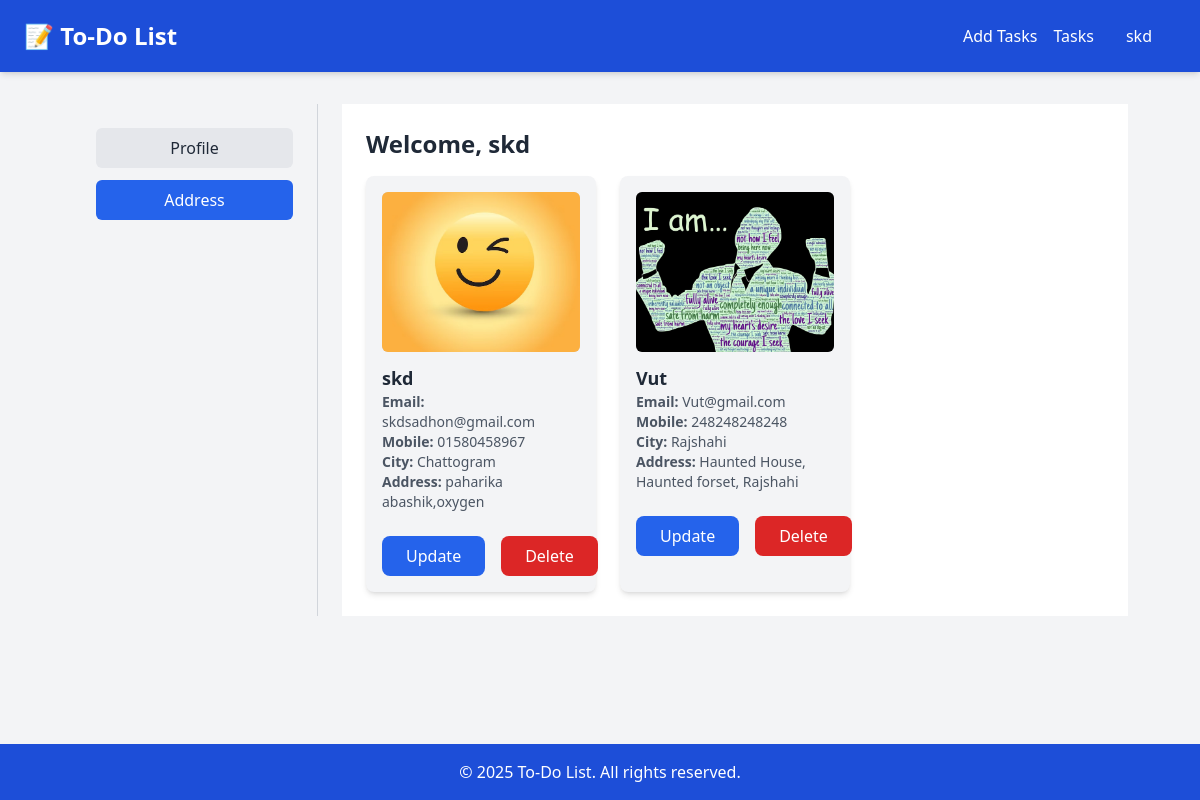
/profile/ (signed in), run on the app's committed database.
### task/models.py (models this page shows, shortened)
class Customer(models.Model):
    user = models.ForeignKey(User, on_delete=models.CASCADE)
    name = models.CharField(max_length=100)
    email = models.EmailField(unique=True)
    mobile = models.CharField(max_length=20)
    city = models.CharField(max_length=20, choices=BANGLADESH_STATES)
    address = models.TextField(default='')
    image = models.ImageField(upload_to='customer_images/', blank=True, null=True)

### task/views.py (the view)
# urls.py: path('profile/',CustomerProfileView.as_view(), name='profile'),
class CustomerProfileView(View):
    def get(self, request):
        customer= Customer.objects.filter(user= request.user)
        return render(request, 'task/profile.html', locals())

### task/templates/task/profile.html (shortened to what this page needs)
{% extends 'task/base.html' %}
{% load static %}
{% block main-content %}
<div class="grid grid-cols-1 md:grid-cols-4 gap-6 p-6">
    <div class="bg-gray-100 border-r border-gray-300 p-6 md:col-span-1">
        <ul class="space-y-3">
            <li>
                <a href="{% url 'create-profile' %}" class="block w-full text-center bg-gray-200 text-gray-800 py-2 rounded-md hover:bg-gray-300 transition">
                    Profile
                </a>
            </li>
            <li>
                <a href="{% url 'profile' %}" class="block w-full text-center bg-blue-600 text-white py-2 rounded-md hover:bg-blue-700 transition">
                    Address
                </a>
            </li>
        </ul>
    </div>
    <div class="bg-white p-6 md:col-span-3">
        <div class="max-w-4xl mx-auto">
            <h2 class="text-2xl font-bold text-gray-800 mb-4 text-center md:text-left">Welcome, {{ request.user }}</h2>
            <div class="grid grid-cols-1 sm:grid-cols-2 lg:grid-cols-3 gap-6">
                {% for customer in customer %}
                <div class="bg-gray-100 p-4 rounded-lg shadow-md w-full">
                    <div class="h-40 w-full bg-gray-300 flex items-center justify-center rounded-md overflow-hidden">
                        {% if customer.image %}
                        <img src="{{ customer.image.url }}" alt="Profile Image" class="w-full h-full object-cover">
                        {% else %}
                        <span class="text-gray-500">No Image</span>
                        {% endif %}
                    </div>
                    <div class="mt-3 text-center md:text-left">
                        <h3 class="text-lg font-semibold text-gray-800">{{ customer.name }}</h3>
                        <p class="text-sm text-gray-600"><strong>Email:</strong> {{ customer.email }}</p>
                        <p class="text-sm text-gray-600"><strong>Mobile:</strong> {{ customer.mobile }}</p>
                        <p class="text-sm text-gray-600"><strong>City:</strong> {{ customer.city }}</p>
                        <p class="text-sm text-gray-600"><strong>Address:</strong> {{ customer.address }}</p>
                    </div>
                    <div class="mt-6 flex flex-col sm:flex-row sm:space-x-4">
                        <a href="{% url 'update-profile' customer.id%}" class="w-full sm:w-auto">
                            <button class="w-full px-6 py-2 bg-blue-600 text-white rounded-lg hover:bg-blue-700 transition">
                                Update
                            </button>
                        </a>
                        <a href="{% url 'delete-profile' customer.id %}" class="w-full sm:w-auto mt-3 sm:mt-0">
                            <button class="w-full px-6 py-2 bg-red-600 text-white rounded-lg hover:bg-red-700 transition">
                                Delete
                            </button>
                        </a>
                    </div>
                </div>
                {% endfor %}
            </div>
        </div>
    </div>
</div>
{% endblock main-content %}

### task/templates/task/base.html (shortened to what this page needs)
<!DOCTYPE html>
{% load static %}
<html lang="en">
<head>
    <script src="https://cdn.tailwindcss.com"></script>
</head>
<body class="h-screen flex flex-col bg-gray-100">
    <header class="bg-blue-700 text-white p-4 shadow-md fixed top-0 left-0 w-full z-10">
        <div class="max-w-6xl mx-auto flex justify-between items-center">
            {% if request.user.is_authenticated %}
                <a href="{% url 'task' %}" class="text-2xl font-bold">📝 To-Do List</a>
            {% else %}
                <a href="#" class="text-2xl font-bold">📝 To-Do List</a>
            {% endif %}
            {% if request.user.is_authenticated %}
            <nav id="navMenu" class="hidden md:flex space-x-4 items-center">
                <a href="{% url 'addtask' %}" class="">Add Tasks</a>
                <a href="{% url 'task' %}" class="">Tasks</a>
                <div class="relative">
                    <button id="userDropdownBtn" class="px-4 py-2 rounded-lg flex items-center">
                        <span class="mr-2"> {{request.user}}</span>
                    </button>
                </div>
                {% else %}
                <a href="{% url 'login' %}" class="">Login</a>
                <a href="{% url 'registration' %}" class="bg-white text-blue-600 px-4 py-2 rounded-lg hover:bg-gray-200">Register</a>
            </nav>
            {% endif %}
        </div>
    </header>
    <main class="flex-grow pt-20 max-w-6xl mx-auto p-6">
        {% block main-content %}
        {% endblock main-content %}
    </main>
    <footer class="bg-blue-700 text-white text-center p-4">
        <p>&copy; 2025 To-Do List. All rights reserved.</p>
    </footer>
</body>
</html>

### data on the page
Customer: image (picture), name "skd", email "skdsadhon@gmail.com", mobile "01580458967", city "Chattogram", address "paharika abashik,oxygen"
Customer: image (picture), name "Vut", email "Vut@gmail.com", mobile "248248248248", city "Rajshahi", address "Haunted House, Haunted forset, Rajshahi"

### other printed values
{{ request.user }} "skd"
